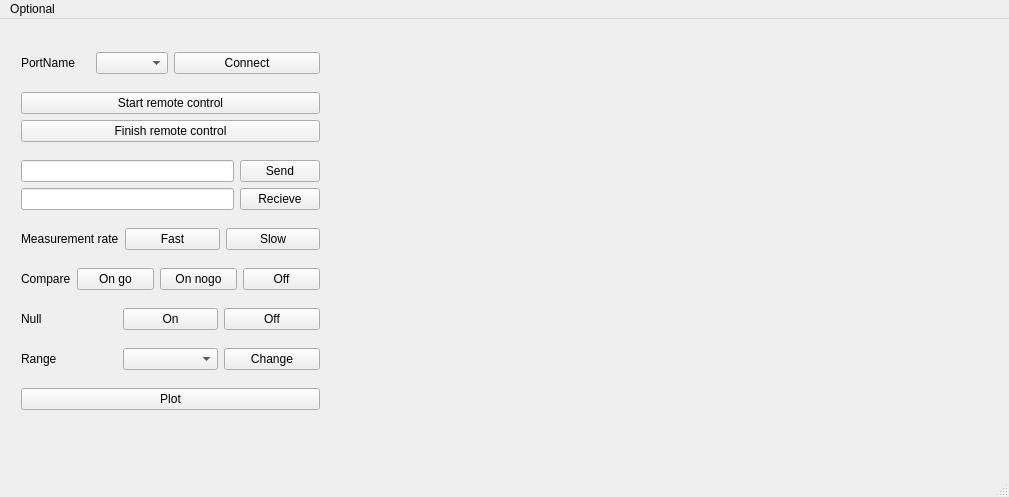
<?xml version="1.0" encoding="UTF-8"?>
<ui version="4.0">
 <class>MainWindow</class>
 <widget class="QMainWindow" name="MainWindow">
  <property name="geometry">
   <rect>
    <x>0</x>
    <y>0</y>
    <width>1009</width>
    <height>497</height>
   </rect>
  </property>
  <property name="windowTitle">
   <string>MainWindow</string>
  </property>
  <widget class="QWidget" name="centralWidget">
   <widget class="QCustomPlot" name="widgetPlot" native="true">
    <property name="geometry">
     <rect>
      <x>340</x>
      <y>10</y>
      <width>641</width>
      <height>411</height>
     </rect>
    </property>
   </widget>
   <widget class="QWidget" name="">
    <property name="geometry">
     <rect>
      <x>10</x>
      <y>10</y>
      <width>321</width>
      <height>411</height>
     </rect>
    </property>
    <layout class="QVBoxLayout" name="verticalLayout_3">
     <item>
      <layout class="QHBoxLayout" name="horizontalLayout_12">
       <item>
        <layout class="QHBoxLayout" name="horizontalLayout">
         <item>
          <widget class="QLabel" name="label">
           <property name="text">
            <string>PortName</string>
           </property>
          </widget>
         </item>
         <item>
          <widget class="QComboBox" name="comboBoxPortName"/>
         </item>
        </layout>
       </item>
       <item>
        <layout class="QVBoxLayout" name="verticalLayout_4">
         <item>
          <widget class="QPushButton" name="pushButtonConnect">
           <property name="text">
            <string>Connect</string>
           </property>
          </widget>
         </item>
        </layout>
       </item>
      </layout>
     </item>
     <item>
      <layout class="QVBoxLayout" name="verticalLayout_2">
       <item>
        <widget class="QPushButton" name="pushButton">
         <property name="text">
          <string>Start remote control</string>
         </property>
        </widget>
       </item>
       <item>
        <widget class="QPushButton" name="pushButton_2">
         <property name="text">
          <string>Finish remote control</string>
         </property>
        </widget>
       </item>
      </layout>
     </item>
     <item>
      <layout class="QVBoxLayout" name="verticalLayout">
       <item>
        <layout class="QHBoxLayout" name="horizontalLayout_10">
         <item>
          <widget class="QLineEdit" name="lineEditCommand"/>
         </item>
         <item>
          <widget class="QPushButton" name="pushButtonSend">
           <property name="text">
            <string>Send</string>
           </property>
          </widget>
         </item>
        </layout>
       </item>
       <item>
        <layout class="QHBoxLayout" name="horizontalLayout_11">
         <item>
          <widget class="QLineEdit" name="lineEditResponce"/>
         </item>
         <item>
          <widget class="QPushButton" name="pushButtonRecieve">
           <property name="text">
            <string>Recieve</string>
           </property>
          </widget>
         </item>
        </layout>
       </item>
      </layout>
     </item>
     <item>
      <layout class="QHBoxLayout" name="horizontalLayout_3">
       <item>
        <widget class="QLabel" name="label_3">
         <property name="text">
          <string>Measurement rate</string>
         </property>
        </widget>
       </item>
       <item>
        <widget class="QPushButton" name="pushButtonFast">
         <property name="text">
          <string>Fast</string>
         </property>
        </widget>
       </item>
       <item>
        <widget class="QPushButton" name="pushButtonSlow">
         <property name="text">
          <string>Slow</string>
         </property>
        </widget>
       </item>
      </layout>
     </item>
     <item>
      <layout class="QHBoxLayout" name="horizontalLayout_2">
       <item>
        <widget class="QLabel" name="label_2">
         <property name="text">
          <string>Compare</string>
         </property>
        </widget>
       </item>
       <item>
        <widget class="QPushButton" name="pushButton_3">
         <property name="text">
          <string>On go</string>
         </property>
        </widget>
       </item>
       <item>
        <widget class="QPushButton" name="pushButton_4">
         <property name="text">
          <string>On nogo</string>
         </property>
        </widget>
       </item>
       <item>
        <widget class="QPushButton" name="pushButton_17">
         <property name="text">
          <string>Off</string>
         </property>
        </widget>
       </item>
      </layout>
     </item>
     <item>
      <layout class="QHBoxLayout" name="horizontalLayout_4">
       <item>
        <widget class="QLabel" name="label_4">
         <property name="text">
          <string>Null</string>
         </property>
        </widget>
       </item>
       <item>
        <widget class="QPushButton" name="pushButton_5">
         <property name="text">
          <string>On</string>
         </property>
        </widget>
       </item>
       <item>
        <widget class="QPushButton" name="pushButton_6">
         <property name="text">
          <string>Off</string>
         </property>
        </widget>
       </item>
      </layout>
     </item>
     <item>
      <layout class="QHBoxLayout" name="horizontalLayout_5">
       <item>
        <widget class="QLabel" name="label_6">
         <property name="text">
          <string>Range</string>
         </property>
        </widget>
       </item>
       <item>
        <widget class="QComboBox" name="comboBoxRange"/>
       </item>
       <item>
        <widget class="QPushButton" name="pushButtonRange">
         <property name="text">
          <string>Change</string>
         </property>
        </widget>
       </item>
      </layout>
     </item>
     <item>
      <widget class="QPushButton" name="pushButtonPlot">
       <property name="text">
        <string>Plot</string>
       </property>
      </widget>
     </item>
    </layout>
   </widget>
   <zorder>layoutWidget</zorder>
   <zorder>layoutWidget1</zorder>
   <zorder>layoutWidget2</zorder>
   <zorder>widgetPlot</zorder>
   <zorder>horizontalLayoutWidget</zorder>
   <zorder>pushButtonPlot</zorder>
   <zorder>horizontalLayoutWidget_2</zorder>
   <zorder>horizontalLayoutWidget_3</zorder>
   <zorder>comboBoxRange</zorder>
   <zorder>label_6</zorder>
   <zorder>pushButtonRange</zorder>
  </widget>
  <widget class="QStatusBar" name="statusBar"/>
  <widget class="QMenuBar" name="menuBar">
   <property name="geometry">
    <rect>
     <x>0</x>
     <y>0</y>
     <width>1009</width>
     <height>25</height>
    </rect>
   </property>
   <widget class="QMenu" name="menuAddons">
    <property name="title">
     <string>Optional</string>
    </property>
    <addaction name="actionComUpd"/>
   </widget>
   <addaction name="menuAddons"/>
  </widget>
  <action name="actionComUpd">
   <property name="text">
    <string>ComUpd</string>
   </property>
  </action>
 </widget>
 <layoutdefault spacing="6" margin="11"/>
 <customwidgets>
  <customwidget>
   <class>QCustomPlot</class>
   <extends>QWidget</extends>
   <header>qcustomplot.h</header>
   <container>1</container>
  </customwidget>
 </customwidgets>
 <resources/>
 <connections/>
</ui>
